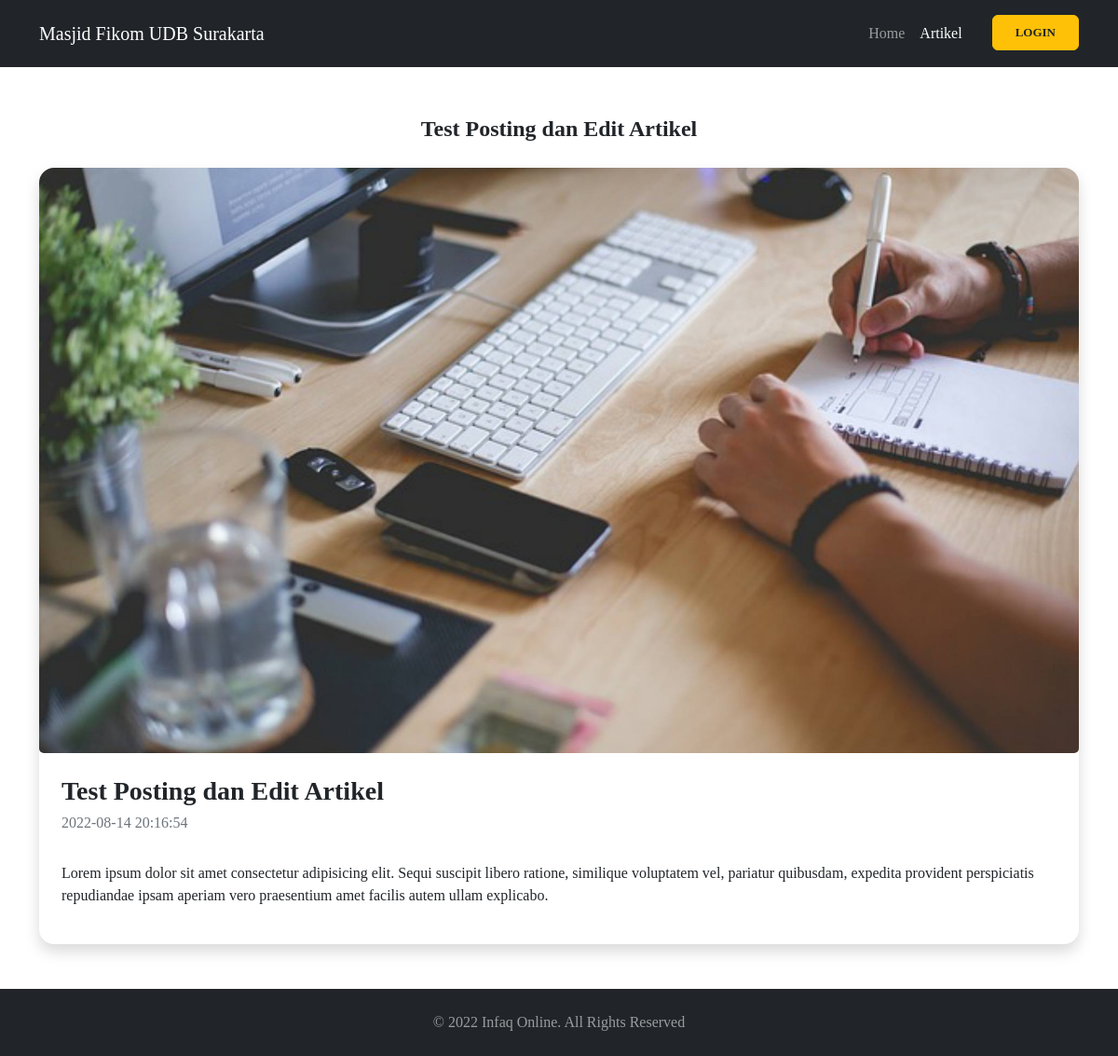
Screenshot of /artikel/test-posting-dan-edit-artikel with the database file from the repository.
### tables this page shows
CREATE TABLE `identitas` (
  `id_iden` int(2) NOT NULL,
  `nama_instansi` varchar(100) NOT NULL,
  `no_telp` varchar(15) NOT NULL,
  `alamat` varchar(250) NOT NULL,
  `nama_pimpinan` varchar(100) NOT NULL,
  `favicon` varchar(250) NOT NULL,
  `icon` varchar(100) NOT NULL
);

CREATE TABLE `menu_front` (
  `mf_id` int(11) NOT NULL,
  `title` varchar(15) NOT NULL,
  `url` varchar(150) NOT NULL,
  `is_active` int(1) NOT NULL
);

CREATE TABLE `artikel` (
  `artikel_id` int(11) NOT NULL,
  `user_email` varchar(128) NOT NULL,
  `link` varchar(150) NOT NULL,
  `tgl_upload` datetime NOT NULL,
  `judul` varchar(100) NOT NULL,
  `banner` varchar(250) NOT NULL DEFAULT 'default-banner-infaq-online-4x4.jpg',
  `isi` text NOT NULL,
  `dilihat` int(11) NOT NULL DEFAULT 0
);

### application/controllers/Artikel.php (called while the page is built, shortened)
<?php
class Artikel extends CI_Controller
{
    public function index($slug = NULL)
    {
        $data['identitas'] = $this->db->get('identitas')->row_array();
        $data['nav'] = "artikel";
        $this->load->model('Menu_model', 'menu');
        $data['frontendNav'] = $this->menu->showFrontendNav();
        if (isset($slug)) {
            $data['artikel'] = $this->db->get_where('artikel', ['link' => $slug])->row_array();
            $this->load->view('artikel_detail', $data);
        } else {
            $data['artikel'] = $this->db->get('artikel')->result_array();
            $this->load->view('artikel', $data);
        }
    }
}

### index.php (called while the page is built, shortened)
<?php
require_once BASEPATH . 'core/CodeIgniter.php';

### application/models/Menu_model.php (called while the page is built, shortened)
<?php
class Menu_model extends CI_Model
{
    public function showFrontendNav()
    {
        if ($this->db->select('mf_id, title, url')->from('menu_front')->where('is_active', 1)->get()->num_rows() == 0) $data = [];
        else $menu = $this->db->select('mf_id, title, url')->from('menu_front')->where('is_active', 1)->get()->result_array();
        $data = ['menu' => array()];
        foreach ($menu as $m) {
            $addMenu = [
                'title_menu' => $m['title'],
                'url_menu' => $m['url'],
                'submenu' => $this->_getSubmenuFrontend($m['mf_id'])
            ];
            array_push($data['menu'], $addMenu);
        }
        return $data;
    }
    private function _getSubmenuFrontend($mf_id)
    {
        return $this->db->select('title AS title_submenu, url AS url_submenu')->from('menu_front_detail')->where(['parent_id' => $mf_id, 'is_active' => 1])->get()->result_array();
    }
}

### application/views/artikel_detail.php (the view, shortened to what this page needs)
<?php $this->load->view('./header.php') ?>
<main>
    <div class="py-5">
        <div class="container">
            <div class="fs-4 fw-bold text-center mb-4"><?= $artikel['judul']; ?></div>
            <div class="card h-100 rounded-4 border-0 shadow overflow-hidden">
                <div class="img-container">
                    <img id="img-artikel" src="<?= base_url(); ?>assets/img/artikel/<?= $artikel['banner']; ?>" class="img-content" alt="<?= $artikel['judul']; ?>">
                </div>
                <div class="card-body d-flex flex-column p-4">
                    <h5 class="card-title fw-bold fs-3"><?= $artikel['judul']; ?></h5>
                    <h6 class="text-muted"><?= $artikel['tgl_upload']; ?></h6>
                    <div class="mt-4">
                        <?= $artikel['isi']; ?>
                    </div>
                </div>
            </div>
        </div>
    </div>
</main>

### application/views/header.php (shortened to what this page needs)
<!DOCTYPE html>
<html lang="en">
<head>
    <link href="https://cdn.jsdelivr.net/npm/bootstrap@5.2.0/dist/css/bootstrap.min.css" rel="stylesheet">
    <link rel="stylesheet" href="https://cdnjs.cloudflare.com/ajax/libs/font-awesome/5.10.0-12/css/all.min.css" />
    <link rel="stylesheet" href="<?= base_url(); ?>assets/css/style.css">
</head>
<body data-baseurl="<?= base_url(); ?>">
    <nav class="navbar navbar-dark navbar-expand-lg bg-dark py-3">
        <div class="container">
            <a class="navbar-brand" href="<?= base_url(); ?>"><?= $identitas['nama_instansi']; ?></a>
            <div class="collapse navbar-collapse" id="navbarNavDropdown">
                <ul class="navbar-nav ms-auto">
                    <?php if (count($frontendNav) > 0) :
                        foreach ($frontendNav['menu'] as $m) :
                            if (count($m['submenu']) > 0) : ?>
                                <li class="nav-item dropdown">
                                    <a class="nav-link dropdown-toggle <?= strtolower($nav) == strtolower($m['title_menu']) ? 'active' : ''; ?>" href=" <?= $m['url_menu']; ?>" id="navbarDropdownMenuLink" role="button" data-bs-toggle="dropdown" aria-expanded="false">
                                        <?= $m['title_menu']; ?>
                                    </a>
                                    <ul class="dropdown-menu" aria-labelledby="navbarDropdownMenuLink">
                                        <?php foreach ($m['submenu'] as $sm) : ?>
                                            <li><a class="dropdown-item" href="<?= $sm['url_submenu']; ?>"><?= $sm['title_submenu']; ?></a></li>
                                        <?php endforeach; ?>
                                    </ul>
                                </li>
                            <?php else : ?>
                                <li class="nav-item">
                                    <a class="nav-link <?= strtolower($nav) == strtolower($m['title_menu']) ? 'active' : ''; ?>" href="<?= $m['url_menu']; ?>"><?= $m['title_menu']; ?></a>
                                </li>
                    <?php endif;
                        endforeach;
                    endif; ?>
                    <li class="nav-item">
                        <a class="btn btn-warning nav-link text-dark fw-bold fs-7 px-4 text-uppercase ms-lg-4 w-max" href="<?= $this->session->userdata('email') ? base_url() . 'user' : base_url() . 'auth'; ?>"><?= $this->session->userdata('email') ? "Dashboard" : "Login"; ?></a>
                    </li>
                </ul>
            </div>
        </div>
    </nav>

### assets/css/style.css (style rules this page uses)
* { margin: 0; padding: 0; font-family: 'Montserrat'; }
main { min-height: calc(100vh - 144px); overflow: hidden; }
.img-container { position: relative; width: 100%; padding-top: 56.25%; }
.img-content { position: absolute; top: 0; left: 0; width: 100%; height: 100%; object-fit: cover; }
.fs-7 { font-size: small; }
.w-max { width: max-content; }
#img-artikel { border-radius: 5px; cursor: pointer; transition: 0.3s; }

### rows the page displays
identitas: nama_instansi "Masjid Fikom UDB Surakarta"
menu_front: title "Home"
menu_front: title "Artikel"
artikel: judul "Test Posting dan Edit Artikel", banner (picture), tgl_upload "2022-08-14 20:16:54", isi "Lorem ipsum dolor sit amet consectetur adipisicing elit. Sequi suscipit libero ratione, similique voluptatem vel, pariatur quibusdam, expedita provident perspiciatis repudiandae ipsam aperiam vero praesentium amet facilis autem ullam explicabo."
